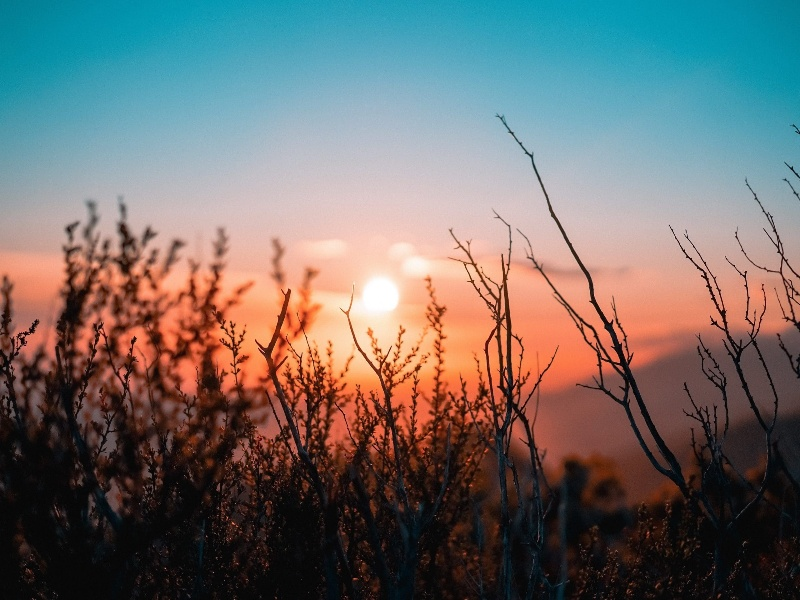
#> input picture Phase3(working with video camera)/image.jpg, 800 x 600 px
$ python circle_draw_image.py
#> lines starting #> are read from the running program, lines starting #| are printed output that depends on the picture; after the words box and inside, x2 and y2 are one past the last pixel; in counts of white or black regions, pixels touching at a corner belong together
import cv2

image = cv2.imread("image.jpg")
#> image is the input picture: shape (600, 800, 3); mean B, G, R 107.5, 109.6, 111.9

if image is not None :
    (h , w) = image.shape[ : 2]
#> h = 600; w = 800
    centre = (w//2 , h//2)
#> centre = (400, 300)
    radius = 100
    color = (255 , 0 , 0)
    thickness = -1
    cv2.circle(image , centre , radius , color , thickness)
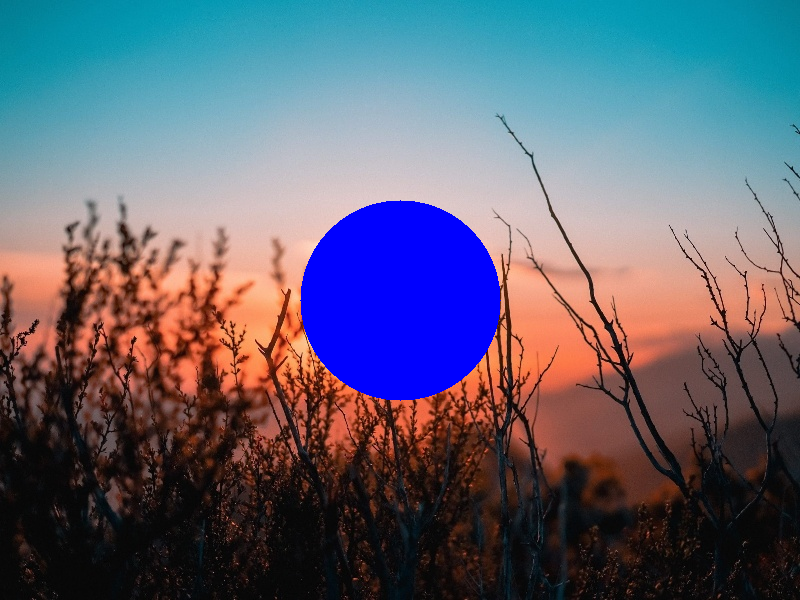
#> image: shape (600, 800, 3); 6.55% of pixels changed, all inside (x1, y1, x2, y2) = (300, 200, 501, 401)

    cv2.imshow("circle in the image" , image)
    cv2.waitKey()
#> (the run stopped early here; a loop or call above may not have finished)
